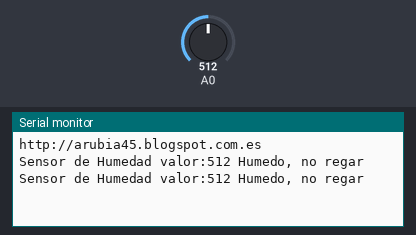
A sketch run on a simulated Arduino Uno, built with avr-gcc and run on an emulated ATmega328P. Shown: the last lines printed to the serial monitor. Inputs (shaded band) come from the test bench; at power-on: A0 = 512.

Above: at 1.8 s.
1.9 s: A0 set to 682
At 2.8 s:
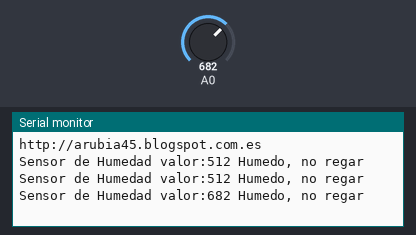
3.4 s: A0 set to 717
At 4.8 s:
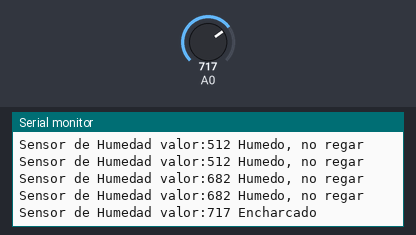

The sketch:

test_humedad.ino
```cpp
// Sensor de Humedad

// Conectamos el sensor de la siguiente forma:
// GND    -> GND
// VCC    -> 5V
// DAT    -> A0
// Por ejemplo conectamos a las entrada Analógica 0
// http://arubia45.blogspot.com.es/


// Descripción de valores del Sensor

// 0  -300     Seco
// 300-700     Húmedo
// 700-950     En Agua

int Valor;

void setup(){
  Serial.begin(9600);
  Serial.println("http://arubia45.blogspot.com.es");
}

   void loop(){
      Serial.print("Sensor de Humedad valor:");
      Valor = analogRead(0);
      Serial.print(Valor);
      if (Valor <= 300)
        Serial.println(" Seco, necesitas regar");
      if ((Valor > 300) and (Valor <= 700))
        Serial.println(" Humedo, no regar");
      if (Valor > 700)
        Serial.println(" Encharcado");
      delay(1000);
   }

// https://www.luisllamas.es/arduino-humedad-suelo-fc-28/
// http://msrobotics.net/index.php/laboratorio-ard/147-sensor-humedad-de-una-superficie-o-terreno-con-arduino
```

Measured:
- the behaviour switches between 700 and 701 on A0 (found by bisection; images 1 and 2)
- after the input at 1.9 s, the serial monitor: prints a new line after 0.12 s (image 1)
- after the input at 3.4 s, the serial monitor: prints a new line after 0.62 s (image 2)
